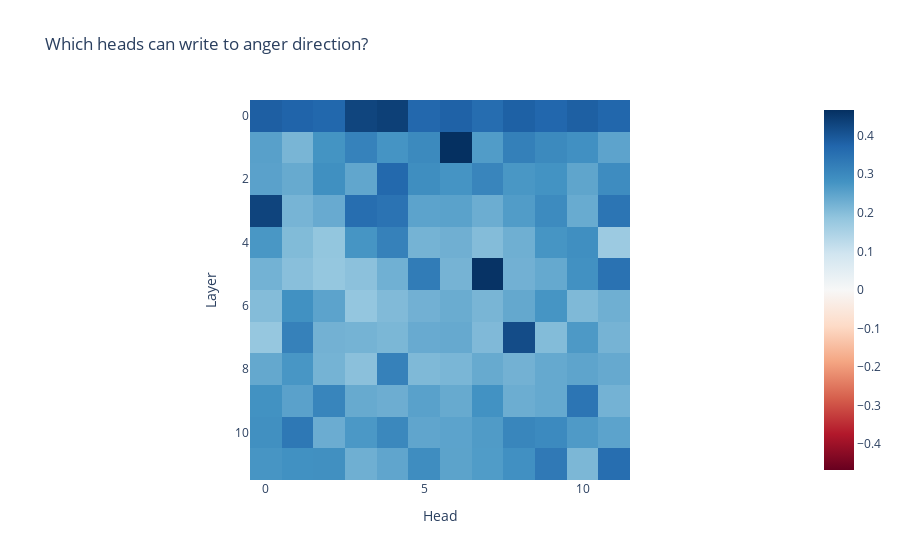

Notebook code cell kept with this figure:
### Code cell
px.imshow(best_heads, color_continuous_scale="RdBu", color_continuous_midpoint=0, title="Which heads can write to anger direction?", labels={"x": "Head", "y": "Layer"})

### Figure 1 — Plotly figure (JSON) as saved in the notebook; plotly's stock layout.template omitted (floating-point values rounded to 4 significant figures; data arrays with more than 128 entries replaced by an {"elided": "..."} marker saying what was removed)
{"data": [{"coloraxis": "coloraxis", "hovertemplate": "Head: %{x}<br>Layer: %{y}<br>color: %{z}<extra></extra>", "name": "0", "type": "heatmap", "xaxis": "x", "yaxis": "y", "z": {"elided": "12x12 float values"}}], "layout": {"coloraxis": {"cmid": 0, "colorscale": [[0, "rgb(103,0,31)"], [0.1, "rgb(178,24,43)"], [0.2, "rgb(214,96,77)"], [0.3, "rgb(244,165,130)"], [0.4, "rgb(253,219,199)"], [0.5, "rgb(247,247,247)"], [0.6, "rgb(209,229,240)"], [0.7, "rgb(146,197,222)"], [0.8, "rgb(67,147,195)"], [0.9, "rgb(33,102,172)"], [1, "rgb(5,48,97)"]]}, "title": {"text": "Which heads can write to anger direction?"}, "xaxis": {"anchor": "y", "constrain": "domain", "domain": [0, 1], "scaleanchor": "y", "title": {"text": "Head"}}, "yaxis": {"anchor": "x", "autorange": "reversed", "constrain": "domain", "domain": [0, 1], "title": {"text": "Layer"}}}}
